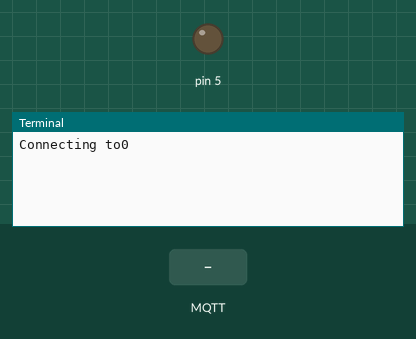
Simulated run of this program. Board: Raspberry Pi (header pin numbers). Shown: output pins drawn as LEDs (lit = HIGH), the last lines printed to the terminal. The inputs (shaded band) are chosen by the test bench. No MQTT or app messages arrive unless stated.

Above: at 1.3 s.
1.4 s: MQTT message "Hello" arrives on the first subscribed topic
At 1.9 s:
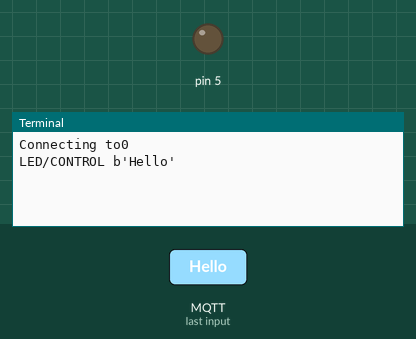
2.9 s: MQTT message "World!" arrives on the first subscribed topic
At 4.1 s:
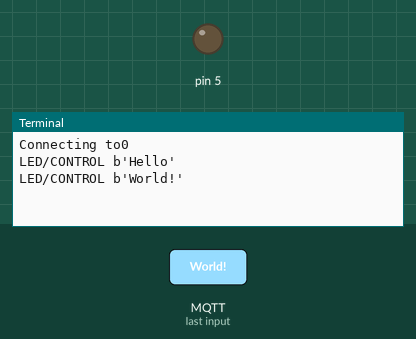
4.4 s: MQTT message "1" arrives on the first subscribed topic
At 5.4 s:
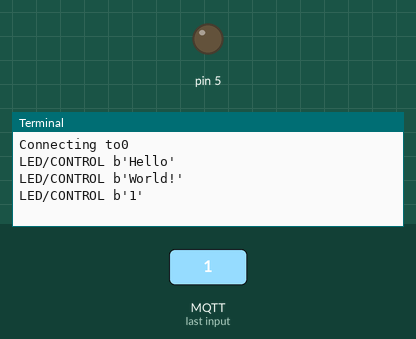

The program:

python-mqtt-led-control.py
```python
import paho.mqtt.publish as publish
import RPi.GPIO as GPIO
import paho.mqtt.client as mqtt
GPIO.setmode(GPIO.BOARD)
GPIO.setup(5,GPIO.OUT)
def on_connect(client, userdata, flags, rc):
	print("Connecting to"+str(rc))
	client.subscribe("LED/CONTROL")
def on_message(client, userdata, msg):
    print(msg.topic+" "+str(msg.payload))

    if msg.payload == "Hello":
        print("Received message #1, do something")
        GPI0.output (5,True)
		publish.single ( "LED/STATUS", "Led in ON state",hostname="test.mosquitto.org")


    if msg.payload == "World!":
        print("Received message #2, do something else")
        GPIO.output (5, False)
		publish.single( "LED/STATUS", "Led in OFF state",hostname="test.mosquitto.org")

client=mqtt.Client()
client.on_connect=on_connect
client.on_message=on_message
client.connect("test.mosquitto.org",1883,60)
client.loop_forever()
```

Measured:
- after the input at 1.4 s, the terminal: prints a new line at once (image 1)
- after the input at 2.9 s, the terminal: prints a new line at once (image 2)
- after the input at 4.4 s, the terminal: prints a new line at once (image 3)
